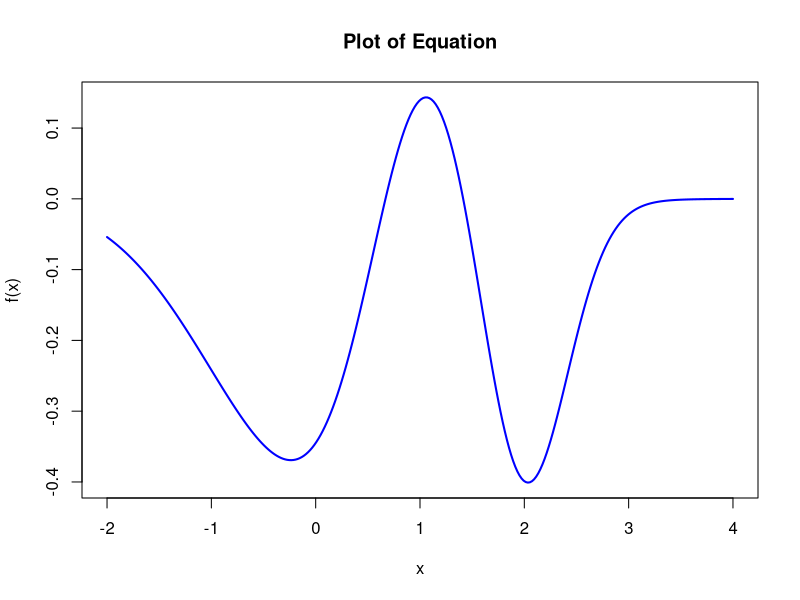
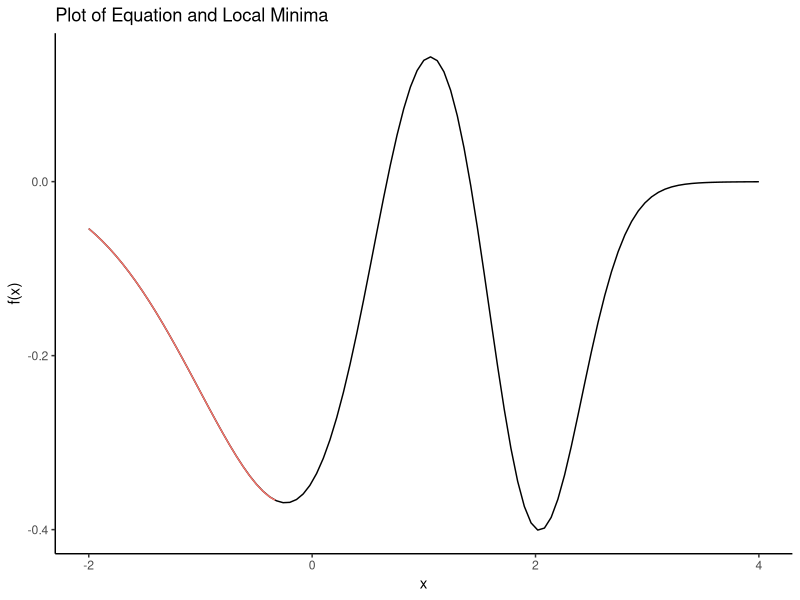

Source code (R) for these figures, in order: (Note: a time limit stopped this script after it produced the figures.)
## ---- chunk 1

# make the equation a function
f <- function(x){
  y = -(1/sqrt(2*pi))*exp(-(1/2)*x^2) + (1/sqrt(2*pi))*exp((-1/2)*(((x-1)/0.5)^2)) - (1/sqrt(2*pi))*exp((-1/2)*(((x-2)/0.4)^2))
  return(y)
}

# plot the curve using the curve function and look at x values between -2 and 4
curve(f(x), from=-2, to=4, n=300, xlab="x", ylab="f(x)", col="blue", lwd=2, main="Plot of Equation")

## ---- chunk 2

# create a function for f'
f.prime <- function(x){

  # define delta
  delta = 0.001
  
  # cadd the delta values to the derivative function
  y.prime = (f(x + delta) - f(x - delta)) / (2*delta)

  # return the value
  return(y.prime)
}

# print the value for x = -2
f.prime(-2)

## ---- chunk 3

set.seed(2022)

grad.des <- function(x1, precision = 0.000001, iterations = 10000){
  
  # set initial conditions of the function
  x_n = x1
  f_n = f(x_n)
  N = 1
  
  # set empty values for minimum of x and f(x)
  x_min = NA
  f_min = NA
  
  # create empty vectors for all x and f(x) values observed
  x_all = rep(NA,iterations)
  f_all = rep(NA,iterations)
  
  # use a while loop instead of a for loop because number of iterations is unknown
  # do the loop for as long as the absolute value of the slope is greater than the precision value and the number of iterations is less than the set maximum number
  while ((abs(f.prime(x_n)) >= precision) & (N+1 <= iterations)) {
    
    # create vectors with all of the x and f(x) values observed in the iterations
    x_all[N] = x_min = x_n
    f_all[N] = f_min = f_n
    
    # calculate the x values and corresponding y values
    x_n = x_n - (1/N) * f.prime(x_n)
    f_n = f(x_n)
    
    # make n values increase
    N = N + 1
    
  }
  
  # merge all results together
  results = list(N = N,
                 x_min = x_min,
                 f_min = f_min,
                 x_all = x_all,
                 f_all = f_all)
  
  # return the results
  return(results)
  
} 


## ---- chunk 4

x <- grad.des(-2)


# print the x and f(x) minimums
x$x_min
x$f_min

## ---- chunk 5

# load tidyverse
library(tidyverse)

# plot the new values on the old curve - it was easier to use ggplot for this
ggplot() +
  geom_function(fun = f, xlim = c(-2,4)) +
  geom_line(aes(x$x_all,x$f_all, color = "red")) +
  theme_classic() +
  theme(legend.position = "none") +
  labs(x = "x", y = "f(x)", title = "Plot of Equation and Local Minima")
  
## ---- chunk 6

set.seed(2022)

start_val <- rep(NA,10000)
minima <- rep(NA,10000)

for (i in 1:10000) {
  
  start_val[i] <- runif(1, min=-2, max=4)
  
  minima[i] <- grad.des(start_val[i])$x_min
  
}


hist(minima)
